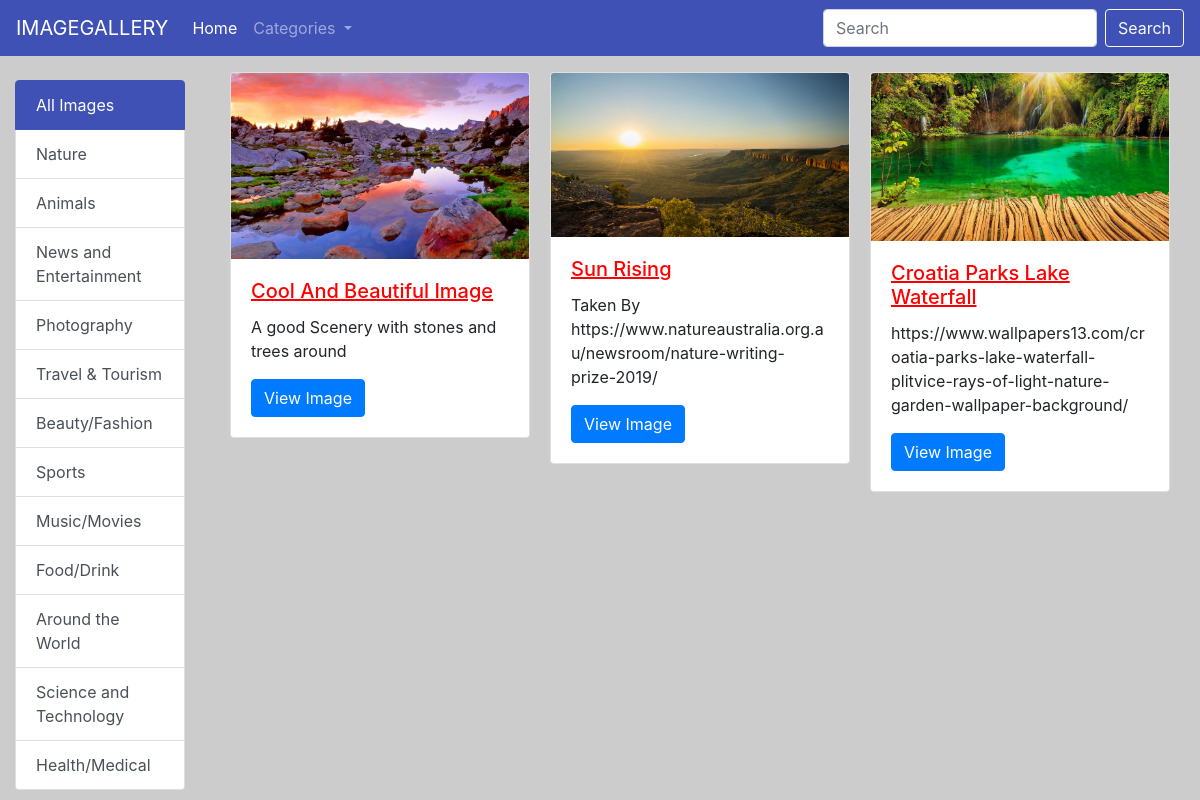
/home/, run on the app's committed database.
### photoapp/models.py (models this page shows, shortened)
class Category(models.Model):
    title=models.CharField(max_length=100)
    desc=models.TextField()

class Image(models.Model):
    title=models.CharField(max_length=100)
    desc=models.TextField()
    image=models.ImageField(upload_to='images')
    add_date=models.DateTimeField()
    categ=models.ForeignKey(Category, on_delete=models.CASCADE)

### imagegallery/views.py (the view)
# urls.py: path('home/',show_home),
def show_home(request):
    categ=Category.objects.all()
    images=Image.objects.all()
    data={'images':images,'categ':categ}
    return render(request,"index.html",data)

### templates/index.html (shortened to what this page needs)
<!doctype html>
<html lang="en">
  <head>
    <link rel="stylesheet" href="https://stackpath.bootstrapcdn.com/bootstrap/4.5.2/css/bootstrap.min.css">
  </head>
  <body>
    {%include 'navbar.html' %}
    <div class="container-fluid">
    <div class="row  mt-3">
      <div class="col-md-2">
        <div class="list-group mt-2">
          <a href="/home" class="list-group-item list-group-item-action active">All Images</a>
          {% for i in categ %}
          <a href="/category/{{i.pk}}" class="list-group-item list-group-item-action">{{i.title}}</a>
          {% endfor %}
        </div>
      </div>
      <div class="col-md-10">
        <div class="col-md-12">
        <div class="card-columns">
        {% for i in images %}
        <div class="card" >
            <img src="/media/{{i.image}}" class="card-img-top" alt="Card image cap">
            <div class="card-body">
                <h5 class="card-title" style="color: red;"><u>{{i.title}}</u></h5>
                <p class="card-text">{{i.desc}}</p>
                <a href="#" class="btn btn-primary" onclick="showModalwithImage('{{i.image}}')">View Image</a>
            </div>
        </div>
        {% endfor %}
        </div>
        </div>
        </div>
</div>
</div>
  </body>
</html>

### templates/navbar.html (shortened to what this page needs)
<nav class="navbar navbar-expand-lg bg navbar-dark">
  <a class="navbar-brand" href="#">IMAGEGALLERY</a>
  <div class="collapse navbar-collapse" id="navbarSupportedContent">
    <ul class="navbar-nav mr-auto">
      <li class="nav-item active">
        <a class="nav-link" href="#">Home <span class="sr-only">(current)</span></a>
      </li>
      <li class="nav-item dropdown">
        <a class="nav-link dropdown-toggle" href="#" id="navbarDropdown" role="button" data-toggle="dropdown" aria-haspopup="true" aria-expanded="false">
          Categories
        </a>
      </li>
    </ul>
    <form class="form-inline my-2 my-lg-0" >
      <input class="form-control mr-sm-2" type="search" placeholder="Search" aria-label="Search">
      <button class="btn btn-outline-light my-2 my-sm-0" type="submit">Search</button>
    </form>
  </div>
</nav>

### templates/index.html (style rules this page uses)
.bg { background: #3f51b5!important; }
.list-group-item.active { background: #3f51b5!important; border-color: #3f51b5!important; }
body { background-image: url('https://i.ytimg.com/vi/rET7HnJ_wbs/maxresdefault.jpg'); background-color: #cccccc; background-repeat: no-repeat; background-size: 100% 100%; background-attachment: fixed; }

### data on the page
Category: title "Nature"
Category: title "Animals"
Category: title "News and Entertainment"
Category: title "Photography"
Category: title "Travel & Tourism"
Category: title "Beauty/Fashion"
Category: title "Sports"
Category: title "Music/Movies"
Category: title "Food/Drink"
Category: title "Around the World"
Category: title "Science and Technology"
Category: title "Health/Medical"
Image: image (picture), title "Cool And Beautiful Image", desc "A good Scenery with stones and trees around"
Image: image (picture), title "Sun Rising", desc "Taken By https://www.natureaustralia.org.au/newsroom/nature-writing-prize-2019/"
Image: image (picture), title "Croatia Parks Lake Waterfall", desc "https://www.wallpapers13.com/croatia-parks-lake-waterfall-plitvice-rays-of-light-nature-garden-wallpaper-background/"
